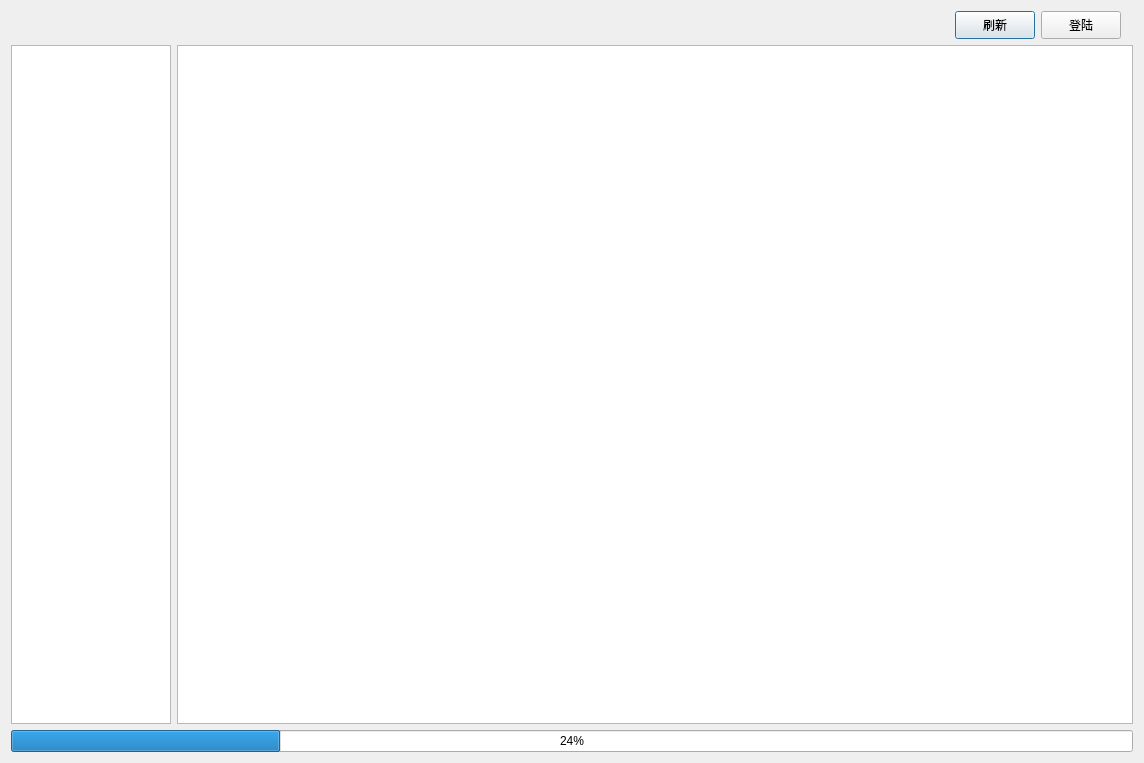
<?xml version="1.0" encoding="UTF-8"?>
<ui version="4.0">
 <class>ProgressPanel</class>
 <widget class="QDialog" name="ProgressPanel">
  <property name="geometry">
   <rect>
    <x>0</x>
    <y>0</y>
    <width>1144</width>
    <height>763</height>
   </rect>
  </property>
  <property name="windowTitle">
   <string>项目进度面板</string>
  </property>
  <layout class="QVBoxLayout" name="verticalLayout">
   <item>
    <layout class="QHBoxLayout" name="horizontalLayout">
     <property name="leftMargin">
      <number>15</number>
     </property>
     <property name="rightMargin">
      <number>12</number>
     </property>
     <item>
      <spacer name="horizontalSpacer">
       <property name="orientation">
        <enum>Qt::Horizontal</enum>
       </property>
       <property name="sizeHint" stdset="0">
        <size>
         <width>40</width>
         <height>20</height>
        </size>
       </property>
      </spacer>
     </item>
     <item>
      <widget class="QPushButton" name="shua_btn">
       <property name="minimumSize">
        <size>
         <width>0</width>
         <height>28</height>
        </size>
       </property>
       <property name="text">
        <string>刷新</string>
       </property>
      </widget>
     </item>
     <item>
      <widget class="QPushButton" name="login_btn">
       <property name="minimumSize">
        <size>
         <width>0</width>
         <height>28</height>
        </size>
       </property>
       <property name="text">
        <string>登陆</string>
       </property>
      </widget>
     </item>
    </layout>
   </item>
   <item>
    <layout class="QHBoxLayout" name="horizontalLayout_2" stretch="0,10">
     <item>
      <widget class="QListWidget" name="project_list">
       <property name="maximumSize">
        <size>
         <width>160</width>
         <height>16777215</height>
        </size>
       </property>
      </widget>
     </item>
     <item>
      <widget class="QTableWidget" name="project_table"/>
     </item>
    </layout>
   </item>
   <item>
    <widget class="QProgressBar" name="project_progress">
     <property name="value">
      <number>24</number>
     </property>
    </widget>
   </item>
  </layout>
 </widget>
 <resources/>
 <connections/>
</ui>
